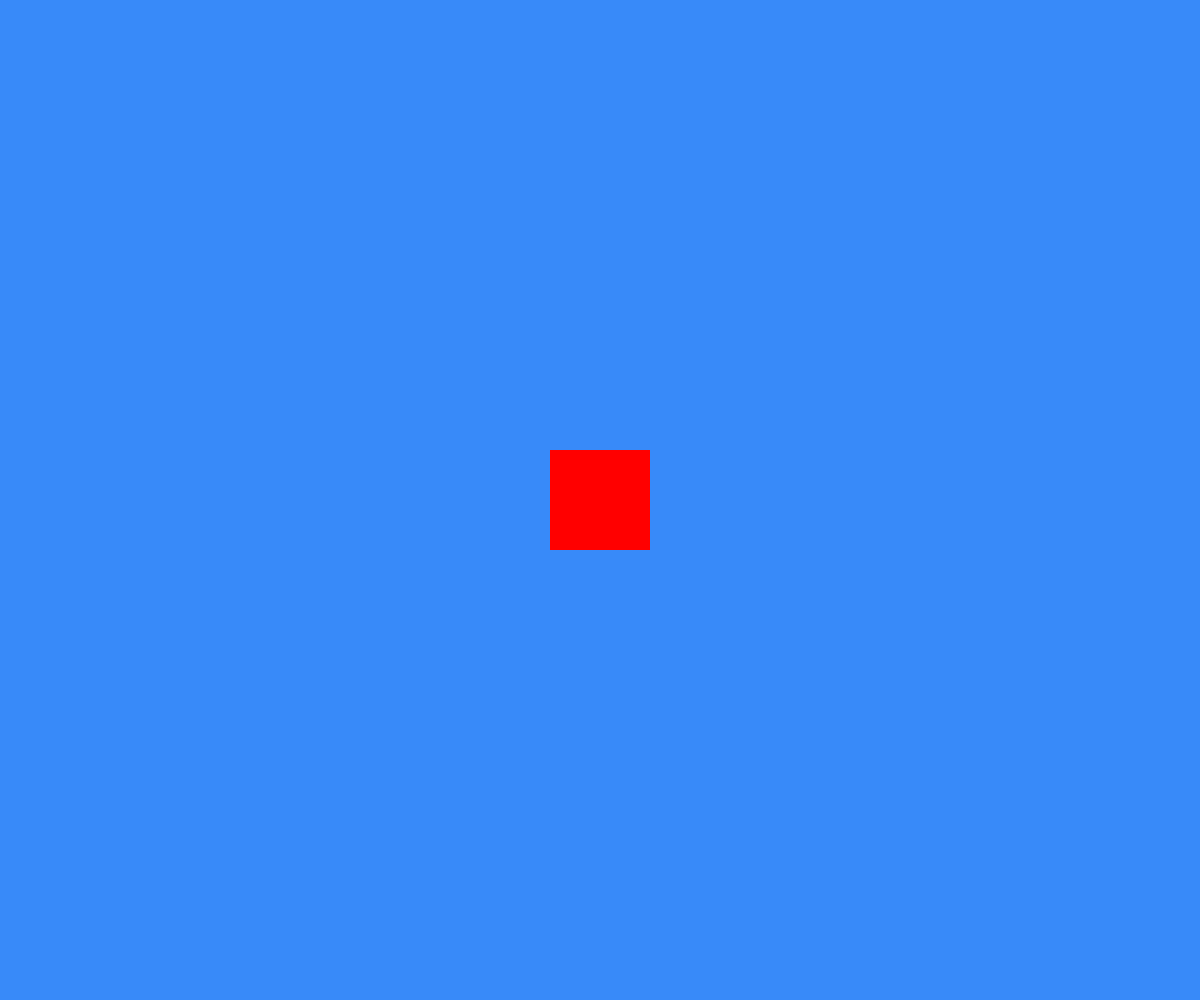
Frame 1 (no input)
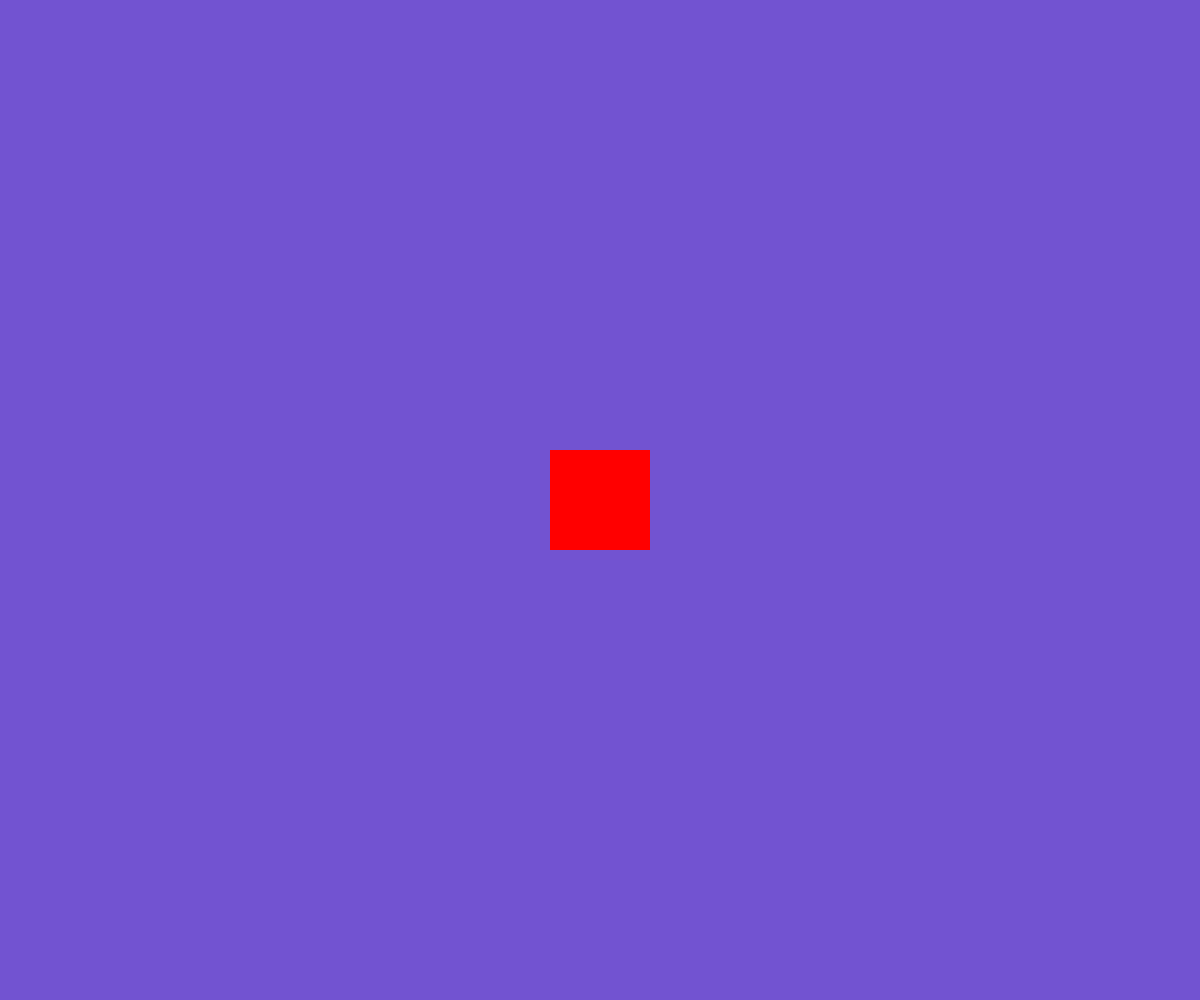
Frame 60 (no input)
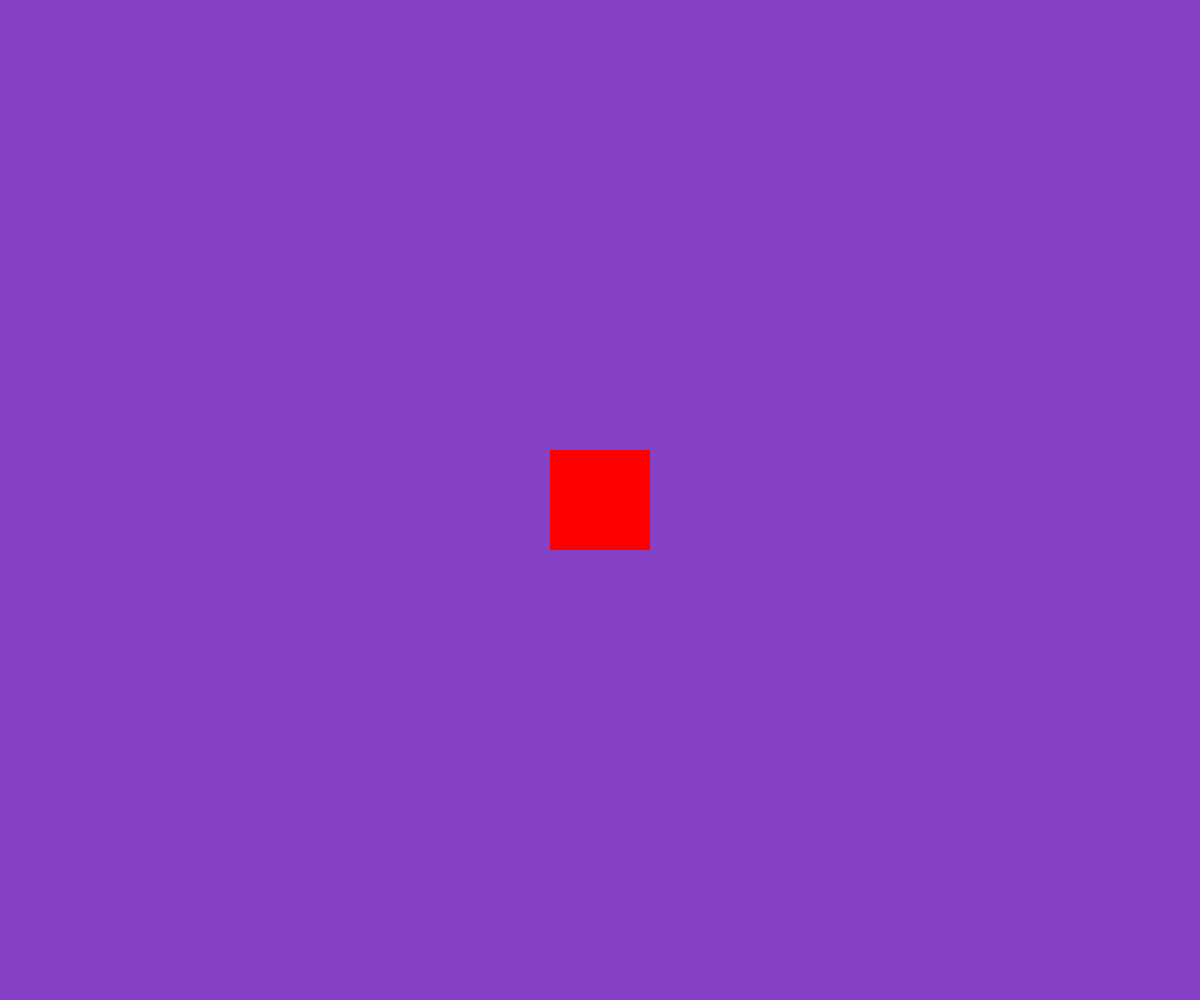
Frame 120 (the mouse pressed at the canvas centre since frame 60)

The p5.js sketch that drew these frames (run headless with seeded random() and noise() and a simulated clock; from frame 60 on, the mouse is pressed at the canvas centre):

// p5.js sketch
// ── sketch.js
regulationVar = 1;
changeBkgColor = 0;

var object1;
var firstRectangle;
var phase = 0;
var endingRect;
var endingMovement = -3000;

var control = 0;



function preload() {
  // put preload code here
}

function setup() {
  // put setup code here
  createCanvas(windowWidth, windowHeight);


  object1 = createDiv();
  object1.style("width", "100px");
  object1.style("height", "100px");
  object1.position(width / 2 - 50, height / 2 - 50);
  object1.style("background-color", "red");


}

function draw() {
  // put drawing code here

  //background settings
  var bkgCol1 = color(55, 139, 250);
  var bkgCol2 = color(154, 45, 181);
  if (changeBkgColor > 1) {
    regulationVar = -1
  } else if (changeBkgColor < 0) {
    regulationVar = 1
  };
  changeBkgColor = changeBkgColor + 0.01 * regulationVar;
  background(lerpColor(bkgCol1, bkgCol2, changeBkgColor));

  object1.mouseClicked(action);

  if (phase == 5 && control < 190) {
    control += 1
    endingMovement += 15;
    endingRect.position(endingMovement, -100);

  }



}

function action() {
  if (phase == 0) {
    object1.style("border-radius", "50px");
    phase = 1;
  } else if (phase == 1) {
    object1.style("border-radius", "10px");
    object1.addClass("rotate-center");
    phase = 2;
  } else if (phase == 2) {
    object1.removeClass("rotate-center");
    object1.addClass("exit");
    phase = 3
  } else if (phase == 3) {
    object1.removeClass("exit");
    object1.style("background-color", "yellow");
    object1.style("border-radius", "50px");
    object1.addClass("lastOne");
    phase = 4;
  } else if (phase == 4) {
    theEnd();
    phase = 5;
    setTimeout(function() {
      object1.show();
      object1.style("z-index", "10");
      setTimeout(function() {
        object1.hide();
      }, 2000)
    }, 3000)
  }
}


function theEnd() {
  object1.hide();
  console.log("green");
  angleMode(DEGREES);
  rotate(90);
  endingRect = createDiv();
  endingRect.position(-3100, -100);
  endingRect.style("width", "3000px");
  endingRect.style("height", "2000px");
  endingRect.style("background-color", "black");


};

// ── styles.css

body {
        overflow: hidden;
    }


@keyframes rotate-center {
  0% {
    transform: rotate(0);
  }

  100% {
    transform: rotate(720deg);
  }
}

.rotate-center {
  animation: rotate-center 3s ease-in-out both;
}

@keyframes exit {
  0% {
    transform: translate(0px);
  }


  25% {
    transform: translate(200px);
  }
  50% {
    transform: translate(0px);
  }
  75% {
    transform: translate(-200px);
  }
  100% {
    transform: translate(0px);
  }
}

.exit {
  animation: exit 2s  ; }





  @keyframes lastOne {
    0% {
      transform: scale(1);
    }

    25% {
      transform: scale(2);
    }
    50% {
      transform: scale(1);
    }
    75% {
      transform: scale(1.5);
    }
    100% {
      transform: scale(1);
    }
  }

  .lastOne {
    animation: lastOne 2s infinite ; }
